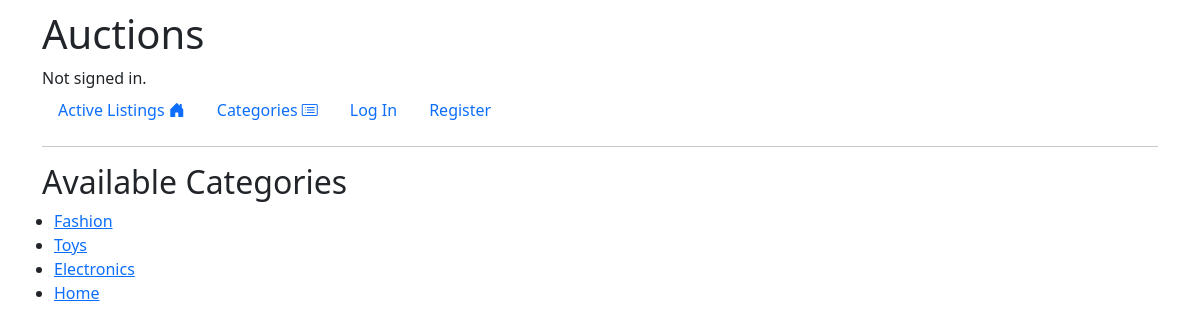
Screenshot of /show_categories with the database file from the repository.
### auctions/models.py (models this page shows)
class AuctionListingCategory(models.Model):
    name = models.CharField(max_length=100, blank=False, null=False)
    created_at = models.DateTimeField(auto_now_add=True, null=True)
    updated_at = models.DateTimeField(auto_now=True, null=True)

### auctions/views.py (the view)
# urls.py: path("show_categories", views.show_categories, name="show_categories"),
def show_categories(request):
    categories = AuctionListingCategory.objects.all()
    return render(request, 'auctions/show_categories.html', {
        'categories': categories
    })

### auctions/templates/auctions/show_categories.html
{% extends "auctions/layout.html" %}
{% load static %}
{% block body %}
<h2>Available Categories</h2>
    <div class="container">
        <div class="row">
            <ul>
            {% for category in categories %}
            <li><a href="{% url 'show_category' category.id %}">{{ category.name }}</a></li>
            {% endfor %}
            </ul>
        </div>
    </div>
{% endblock %}

### auctions/static/auctions/styles.css (style rules this page uses)
body { padding: 10px; }

### rows the page displays
AuctionListingCategory: name "Fashion"
AuctionListingCategory: name "Toys"
AuctionListingCategory: name "Electronics"
AuctionListingCategory: name "Home"
